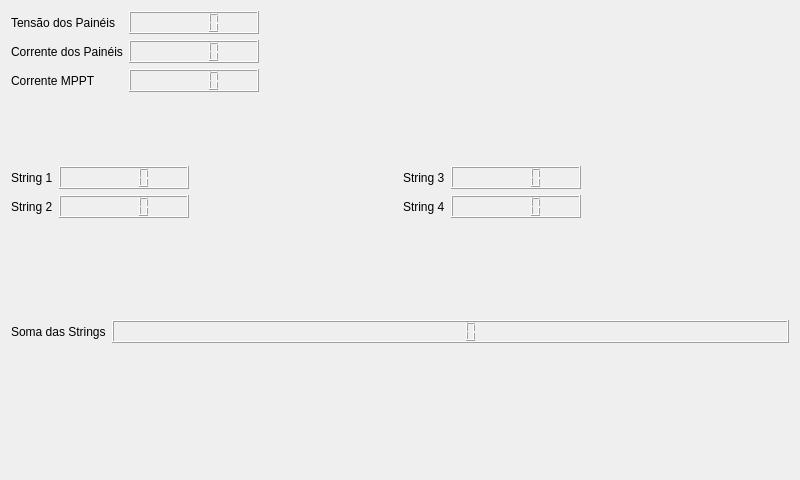
<?xml version="1.0" encoding="UTF-8"?>
<ui version="4.0">
 <class>MpptWindow</class>
 <widget class="QWidget" name="MpptWindow">
  <property name="geometry">
   <rect>
    <x>0</x>
    <y>0</y>
    <width>800</width>
    <height>480</height>
   </rect>
  </property>
  <property name="windowTitle">
   <string>Form</string>
  </property>
  <layout class="QVBoxLayout" name="verticalLayout">
   <item>
    <layout class="QFormLayout" name="formLayout_4">
     <item row="1" column="0">
      <widget class="QLabel" name="label">
       <property name="frameShape">
        <enum>QFrame::NoFrame</enum>
       </property>
       <property name="text">
        <string>Tensão dos Painéis</string>
       </property>
      </widget>
     </item>
     <item row="1" column="1">
      <widget class="QLCDNumber" name="pvVoltage_lcd">
       <property name="sizePolicy">
        <sizepolicy hsizetype="Minimum" vsizetype="Minimum">
         <horstretch>0</horstretch>
         <verstretch>0</verstretch>
        </sizepolicy>
       </property>
       <property name="maximumSize">
        <size>
         <width>130</width>
         <height>16777215</height>
        </size>
       </property>
      </widget>
     </item>
     <item row="3" column="0">
      <widget class="QLabel" name="label_3">
       <property name="text">
        <string>Corrente MPPT</string>
       </property>
      </widget>
     </item>
     <item row="3" column="1">
      <widget class="QLCDNumber" name="currentMppt_lcd">
       <property name="sizePolicy">
        <sizepolicy hsizetype="Minimum" vsizetype="Minimum">
         <horstretch>0</horstretch>
         <verstretch>0</verstretch>
        </sizepolicy>
       </property>
       <property name="maximumSize">
        <size>
         <width>130</width>
         <height>16777215</height>
        </size>
       </property>
      </widget>
     </item>
     <item row="2" column="0">
      <widget class="QLabel" name="label_2">
       <property name="text">
        <string>Corrente dos Painéis</string>
       </property>
      </widget>
     </item>
     <item row="2" column="1">
      <widget class="QLCDNumber" name="pvCurrent_lcd">
       <property name="sizePolicy">
        <sizepolicy hsizetype="Minimum" vsizetype="Minimum">
         <horstretch>0</horstretch>
         <verstretch>0</verstretch>
        </sizepolicy>
       </property>
       <property name="maximumSize">
        <size>
         <width>130</width>
         <height>16777215</height>
        </size>
       </property>
      </widget>
     </item>
    </layout>
   </item>
   <item>
    <layout class="QHBoxLayout" name="horizontalLayout">
     <item>
      <layout class="QFormLayout" name="formLayout_2">
       <item row="0" column="0">
        <widget class="QLabel" name="label_6">
         <property name="text">
          <string>String 1</string>
         </property>
        </widget>
       </item>
       <item row="1" column="0">
        <widget class="QLabel" name="label_7">
         <property name="text">
          <string>String 2</string>
         </property>
        </widget>
       </item>
       <item row="0" column="1">
        <widget class="QLCDNumber" name="string_1_lcd">
         <property name="maximumSize">
          <size>
           <width>130</width>
           <height>16777215</height>
          </size>
         </property>
        </widget>
       </item>
       <item row="1" column="1">
        <widget class="QLCDNumber" name="string_2_lcd">
         <property name="maximumSize">
          <size>
           <width>130</width>
           <height>16777215</height>
          </size>
         </property>
        </widget>
       </item>
      </layout>
     </item>
     <item>
      <layout class="QFormLayout" name="formLayout_3">
       <item row="1" column="0">
        <widget class="QLabel" name="label_8">
         <property name="text">
          <string>String 3</string>
         </property>
        </widget>
       </item>
       <item row="1" column="1">
        <widget class="QLCDNumber" name="string_3_lcd">
         <property name="maximumSize">
          <size>
           <width>130</width>
           <height>16777215</height>
          </size>
         </property>
        </widget>
       </item>
       <item row="2" column="1">
        <widget class="QLCDNumber" name="string_4_lcd">
         <property name="maximumSize">
          <size>
           <width>130</width>
           <height>16777215</height>
          </size>
         </property>
        </widget>
       </item>
       <item row="2" column="0">
        <widget class="QLabel" name="label_9">
         <property name="text">
          <string>String 4</string>
         </property>
        </widget>
       </item>
      </layout>
     </item>
    </layout>
   </item>
   <item>
    <layout class="QFormLayout" name="formLayout">
     <item row="0" column="0">
      <widget class="QLabel" name="label_4">
       <property name="text">
        <string>Soma das Strings</string>
       </property>
      </widget>
     </item>
     <item row="0" column="1">
      <widget class="QLCDNumber" name="stringSum_lcd"/>
     </item>
    </layout>
   </item>
  </layout>
 </widget>
 <resources/>
 <connections/>
</ui>
